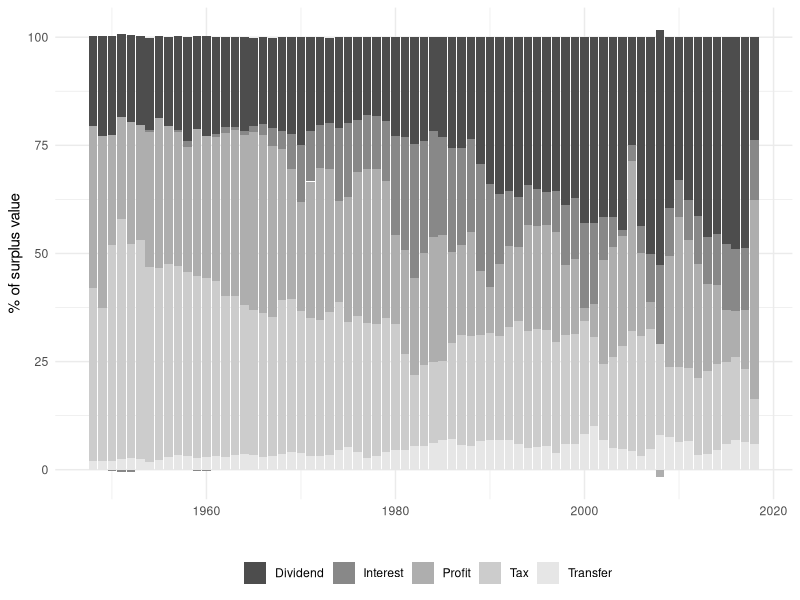
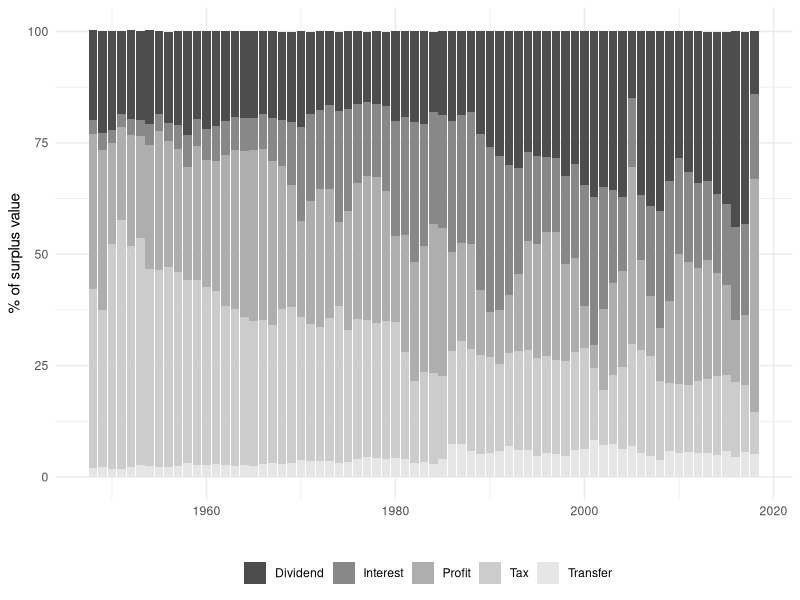

Write the R code that produced these figures, in order.
# LIBRARIES
library(foreign)
library(xtable)
library(ggplot2)
library(tidyverse)
library(ggpubr)
library(zoo)
library(readxl)

# Read data (all figures in billions of USD)
data <- readxl::read_excel("profit-us.xlsx", sheet = "data")


# --------- Average profit share
data %>%
  filter(year>=1946) %>%
  mutate(
    pshare_cb = 100*(nos_cb/nva_cb),
    pshare_nfcb = 100*(nos_nfcb/nva_nfcb),
    nlc = ifelse(year>1980,1,0)
  ) %>%
  summarize(
    pshare_cb_m = mean(pshare_cb),
    pshare_nfcb_m = mean(pshare_nfcb)
  )

# ----- Corporate Business Sector --------- #
# Create data 
d2 <- data %>%
  filter(year>=1948) %>%
  mutate(
    Dividend = 100*(divd_cb/nos_cb),
    Tax = 100*(corptax_cb/nos_cb),
    Interest = 100*(int_cb/nos_cb),
    Profit = 100*(reteng_cb/nos_cb),
    Transfer = 100*(transfer_cb/nos_cb)
  ) %>%
  select(year, Profit, Tax, Interest, 
         Dividend, Transfer) %>%
  gather("type","surp", -year) %>%
  as.data.frame()


# --------------- Figure 5.6 --------------- #
# Stacked barplot
ggplot(data=d2, aes(x=year, y=surp, fill=type)) +
  geom_bar(stat="identity") +
  scale_fill_grey(start = 0.3, end=0.9) +
  theme_minimal() +
  labs(
    x="",
    y="% of surplus value",
    fill=""
  ) +
  theme(legend.position = "bottom")



# ----- Nonfinancial Corporate Business Sector --------- #
# Create data
d3 <- data %>%
  filter(year>=1948) %>%
  mutate(
    Dividend = 100*(divd_nfcb/nos_nfcb),
    Tax = 100*(corptax_nfcb/nos_nfcb),
    Interest = 100*(int_nfcb/nos_nfcb),
    Profit = 100*(reteng_nfcb/nos_nfcb),
    Transfer = 100*(transfer_nfcb/nos_nfcb)
  ) %>%
  select(year, Profit, Tax, Interest, 
         Dividend, Transfer) %>%
  gather("type","surp", -year) %>%
  as.data.frame()




# --------------- Figure 5.7 --------------- #
# Stacked barplot
ggplot(data=d3, aes(x=year, y=surp, fill=type)) +
  geom_bar(stat="identity") +
  scale_fill_grey(start = 0.3, end=0.9) +
  theme_minimal() +
  labs(
    x="",
    y="% of surplus value",
    fill=""
  ) +
  theme(legend.position = "bottom")


